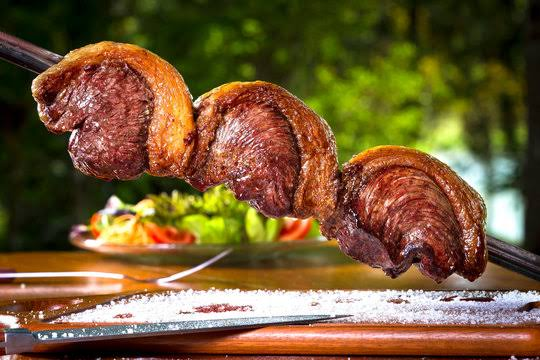
#> input picture churras.png, 540 x 360 px, given in place of ft_escuro.png, which was not available
$ jupyter execute --allow-errors exercicio_histogramas.ipynb   (shell and % lines are left out)   (text cells are left out)
#> lines starting #> are read from the running program, lines starting #| are printed output that depends on the picture; long printed decimals are rounded; pictures that were not available may be replaced by others from this repository, and a replacement may not be noted
[cell 1]
import cv2
import numpy as np
import matplotlib.pyplot as plt
from google.colab import files

[cell 2]
arquivo = files.upload()
#> the answer given: churras.png
#> further down, img_bgr is the input picture: shape (360, 540, 3); mean B, G, R 52.2, 89.7, 116.5

[cell 3]
def calcular_histograma(img_gray):
    return cv2.calcHist([img_gray], [0], None, [256], [0, 256]).flatten()


def plot_histograma(hist, titulo="Histograma", ax=None, cor="steelblue"):
    if ax is None:
        fig, ax = plt.subplots(figsize=(5, 3))
    ax.bar(range(256), hist, width=1, color=cor)
    ax.set_title(titulo)
    ax.set_xlabel("Intensidade")
    ax.set_ylabel("Nº de pixels")
    ax.set_xlim(0, 255)
    return ax


def estatisticas_faixas(img_gray):
    hist = calcular_histograma(img_gray)
    total = hist.sum()
    baixa = hist[:64].sum() / total * 100
    media = hist[64:192].sum() / total * 100
    alta = hist[192:].sum() / total * 100
    return {
        "media": img_gray.mean(),
        "std": img_gray.std(),
        "min": int(img_gray.min()),
        "max": int(img_gray.max()),
        "%baixa_0_63": baixa,
        "%media_64_191": media,
        "%alta_192_255": alta,
    }


def expandir_contraste(img_gray, L, H):
    saida = (img_gray.astype(np.float32) - L) * (255.0 / (H - L))
    return np.clip(saida, 0, 255).astype(np.uint8)


def equalizar(img_gray):
    return cv2.equalizeHist(img_gray)


def corrigir_gamma(img_gray, gamma):
    tabela = np.array([((i / 255.0) ** gamma) * 255 for i in range(256)]).astype(np.uint8)
    return cv2.LUT(img_gray, tabela)


def mostrar_antes_depois(antes, depois, titulo_antes, titulo_depois, titulo_fig=""):
    fig, axs = plt.subplots(2, 2, figsize=(10, 8))
    axs[0, 0].imshow(antes, cmap="gray", vmin=0, vmax=255)
    axs[0, 0].set_title(titulo_antes)
    axs[0, 0].axis("off")

    axs[0, 1].imshow(depois, cmap="gray", vmin=0, vmax=255)
    axs[0, 1].set_title(titulo_depois)
    axs[0, 1].axis("off")

    plot_histograma(calcular_histograma(antes), f"Histograma - {titulo_antes}", ax=axs[1, 0])
    plot_histograma(calcular_histograma(depois), f"Histograma - {titulo_depois}", ax=axs[1, 1], cor="darkorange")

    fig.suptitle(titulo_fig)
    plt.tight_layout()
    plt.show()

[cell 4]
arquivos = {
    "escura": "ft_escuro.png",
    "clara": "ft_clara.jpeg",
    "bem_exposta": "ft_eu_e_mae.jpeg",
}

imagens_gray = {}
#> (the rest of this cell did not finish here and is left out)

[cell 5]
gray_escura = imagens_gray["escura"]
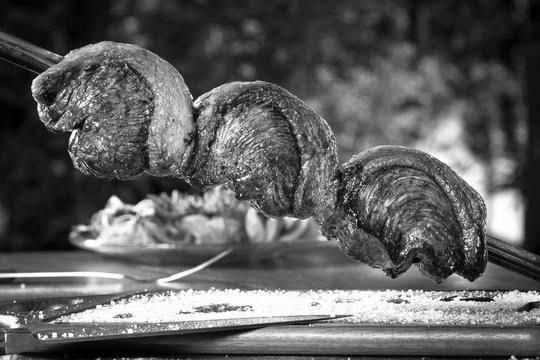
#> gray_escura: shape (360, 540); min 0, max 255, mean 93.5
plot_histograma(calcular_histograma(gray_escura), "Foto escura")
plt.show()
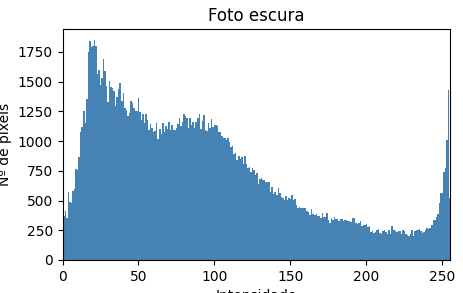
#> figure drawn by matplotlib, 1 panel; tallest bar 1850 high, from x = 20.5 to 21.5

[cell 6]
gamma_escura = 0.4
escura_corrigida = corrigir_gamma(gray_escura, gamma_escura)
#> in corrigir_gamma, `return cv2.LUT(img_gray, tabela)`:
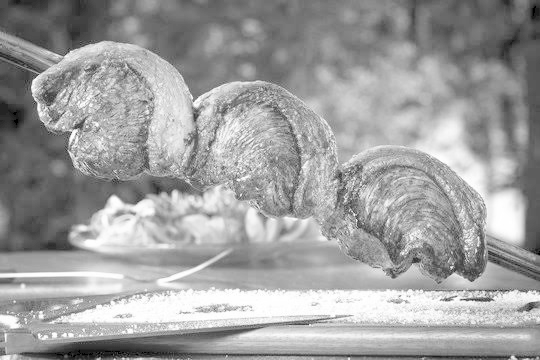
#> returned value: shape (360, 540); min 0, max 255, mean 159.1

mostrar_antes_depois(gray_escura, escura_corrigida, "Antes", f"gamma={gamma_escura}", "Foto escura")
#> in mostrar_antes_depois, `plt.show()`:
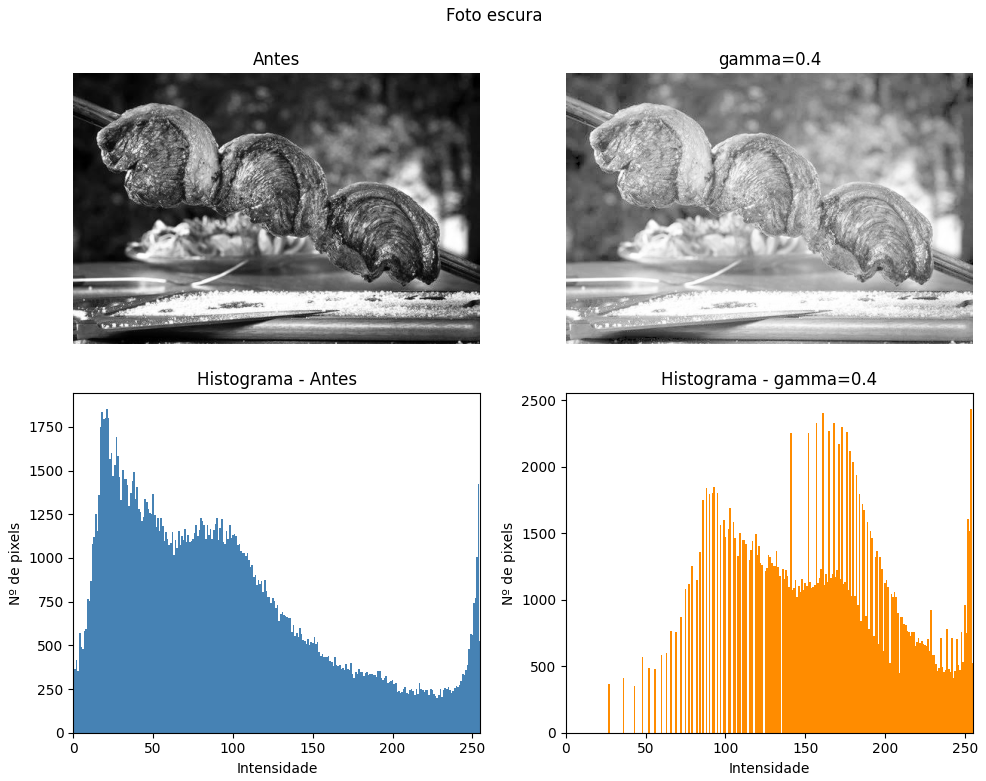
#> figure drawn by matplotlib, 4 panels; panel 3: tallest bar 1850 high, from x = 20.5 to 21.5; panel 4: tallest bar 2431 high, from x = 253.5 to 254.5

print("antes:", estatisticas_faixas(gray_escura))
#> in estatisticas_faixas, `hist = calcular_histograma(img_gray)`: hist = 256 values, max 1850 at index 21, min 113 at index 0, mean 759.4
#> in estatisticas_faixas, `total = hist.sum()`: total = 194400
#> in estatisticas_faixas, `baixa = hist[:64].sum() / total * 100`: baixa = 39.74
#> in estatisticas_faixas, `media = hist[64:192].sum() / total * 100`: media = 49.6
#> in estatisticas_faixas, `alta = hist[192:].sum() / total * 100`: alta = 10.66
#| antes: {'media': 93.466, 'std': 65.319, 'min': 0, 'max': 255, '%baixa_0_63': 39.740, '%media_64_191': 49.598, '%alta_192_255': 10.663}
print("depois:", estatisticas_faixas(escura_corrigida))
#| depois: {'media': 159.117, 'std': 49.935, 'min': 0, 'max': 255, '%baixa_0_63': 2.040, '%media_64_191': 71.354, '%alta_192_255': 26.606}

[cell 7]
gray_clara = imagens_gray["clara"]
plot_histograma(calcular_histograma(gray_clara), "Foto clara")
plt.show()
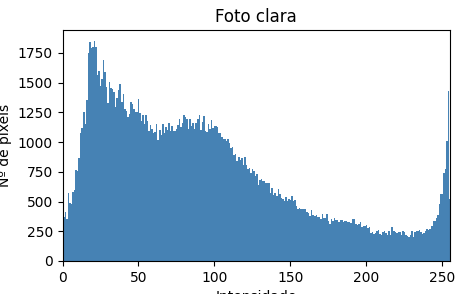
#> figure drawn by matplotlib, 1 panel; tallest bar 1850 high, from x = 20.5 to 21.5

[cell 8]
L_clara, H_clara = 20, 235
clara_corrigida = expandir_contraste(gray_clara, L_clara, H_clara)

mostrar_antes_depois(gray_clara, clara_corrigida, "Antes", f"L={L_clara}, H={H_clara}", "Foto clara")
#> call 2 of mostrar_antes_depois, with titulo_antes = 'Antes', titulo_depois = 'L=20, H=235', titulo_fig = 'Foto clara'
#> in mostrar_antes_depois (call 2), `plt.show()`:
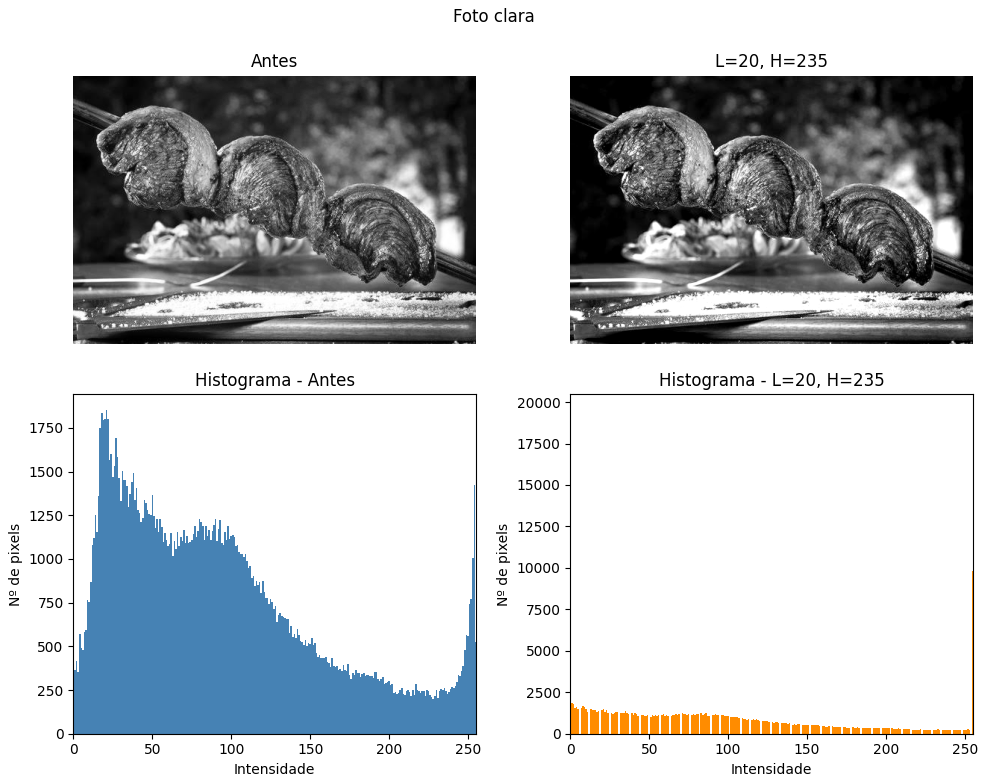
#> figure drawn by matplotlib, 4 panels; panel 3: tallest bar 1850 high, from x = 20.5 to 21.5; panel 4: tallest bar 19498 high, from x = -0.5 to 0.5

print("antes:", estatisticas_faixas(gray_clara))
#| antes: {'media': 93.466, 'std': 65.319, 'min': 0, 'max': 255, '%baixa_0_63': 39.740, '%media_64_191': 49.598, '%alta_192_255': 10.663}
print("depois:", estatisticas_faixas(clara_corrigida))
#| depois: {'media': 86.734, 'std': 74.674, 'min': 0, 'max': 255, '%baixa_0_63': 45.447, '%media_64_191': 42.169, '%alta_192_255': 12.384}

#> (a cell that did not finish here is left out)

#> (a cell that did not finish here is left out)

[cell 11]
def diferenca_media(antes, depois):
    return np.mean(np.abs(antes.astype(int) - depois.astype(int)))

print("escura (gamma):", diferenca_media(gray_escura, escura_corrigida))
#| escura (gamma): 65.651
print("clara (expansão):", diferenca_media(gray_clara, clara_corrigida))
#| clara (expansão): 10.549
#> (the rest of this cell did not finish here and is left out)
